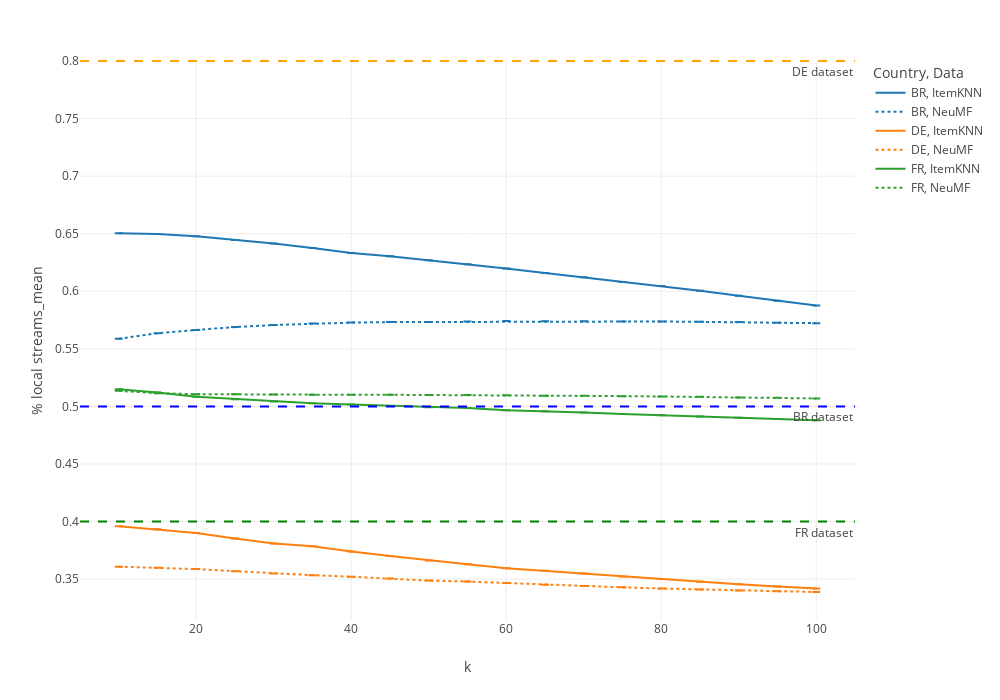

Notebook cell for this chart:
### Code cell
import plotly.express as px

fig = px.line(
    proportion_local,
    color="Country",
    y="% local streams_mean",
    error_y="% local streams_std",
    x="k",
    line_dash="Data",
    template="none",
    height=700,
    width=1000,
)

fig.add_hline(
    y=0.5,
    line_dash="dash",
    line_color="blue",
    annotation_text="BR dataset",
    annotation_position="bottom right",
)
fig.add_hline(
    y=0.8,
    line_dash="dash",
    line_color="orange",
    annotation_text="DE dataset",
    annotation_position="bottom right",
)
fig.add_hline(
    y=0.4,
    line_dash="dash",
    line_color="green",
    annotation_text="FR dataset",
    annotation_position="bottom right",
)

fig.show()

### Figure 1 — Plotly figure (JSON) as saved in the notebook; plotly's stock layout.template omitted (floating-point values rounded to 4 significant figures)
{"data": [{"error_y": {"array": [0, 0, 0, 0, 0, 0, 0, 0, 0, 0, 0, 0, 0, 0, 0, 0, 0, 0, 0]}, "hovertemplate": "Country=BR<br>Data=ItemKNN<br>k=%{x}<br>% local streams_mean=%{y}<extra></extra>", "legendgroup": "BR, ItemKNN", "line": {"color": "#1F77B4", "dash": "solid"}, "marker": {"symbol": "circle"}, "mode": "lines", "name": "BR, ItemKNN", "orientation": "v", "showlegend": true, "type": "scatter", "x": [10, 15, 20, 25, 30, 35, 40, 45, 50, 55, 60, 65, 70, 75, 80, 85, 90, 95, 100], "xaxis": "x", "y": [0.6504, 0.6497, 0.6477, 0.6446, 0.6414, 0.6375, 0.6333, 0.6304, 0.627, 0.6234, 0.6197, 0.6158, 0.6121, 0.6081, 0.6046, 0.6004, 0.5961, 0.5918, 0.5875], "yaxis": "y"}, {"error_y": {"array": [0, 0, 0, 0, 0, 0, 0, 0, 0, 0, 0, 0, 0, 0, 0, 0, 0, 0, 0]}, "hovertemplate": "Country=BR<br>Data=NeuMF<br>k=%{x}<br>% local streams_mean=%{y}<extra></extra>", "legendgroup": "BR, NeuMF", "line": {"color": "#1F77B4", "dash": "dot"}, "marker": {"symbol": "circle"}, "mode": "lines", "name": "BR, NeuMF", "orientation": "v", "showlegend": true, "type": "scatter", "x": [10, 15, 20, 25, 30, 35, 40, 45, 50, 55, 60, 65, 70, 75, 80, 85, 90, 95, 100], "xaxis": "x", "y": [0.5587, 0.5636, 0.5664, 0.569, 0.5707, 0.5719, 0.5728, 0.5732, 0.5733, 0.5737, 0.5741, 0.5739, 0.5739, 0.5738, 0.5737, 0.5734, 0.5732, 0.5727, 0.5723], "yaxis": "y"}, {"error_y": {"array": [0, 0, 0, 0, 0, 0, 0, 0, 0, 0, 0, 0, 0, 0, 0, 0, 0, 0, 0]}, "hovertemplate": "Country=DE<br>Data=ItemKNN<br>k=%{x}<br>% local streams_mean=%{y}<extra></extra>", "legendgroup": "DE, ItemKNN", "line": {"color": "#FF7F0E", "dash": "solid"}, "marker": {"symbol": "circle"}, "mode": "lines", "name": "DE, ItemKNN", "orientation": "v", "showlegend": true, "type": "scatter", "x": [10, 15, 20, 25, 30, 35, 40, 45, 50, 55, 60, 65, 70, 75, 80, 85, 90, 95, 100], "xaxis": "x", "y": [0.396, 0.3933, 0.39, 0.3853, 0.3809, 0.3785, 0.3739, 0.37, 0.3662, 0.3629, 0.3595, 0.3572, 0.3548, 0.3523, 0.3501, 0.3477, 0.3454, 0.3436, 0.3418], "yaxis": "y"}, {"error_y": {"array": [0, 0, 0, 0, 0, 0, 0, 0, 0, 0, 0, 0, 0, 0, 0, 0, 0, 0, 0]}, "hovertemplate": "Country=DE<br>Data=NeuMF<br>k=%{x}<br>% local streams_mean=%{y}<extra></extra>", "legendgroup": "DE, NeuMF", "line": {"color": "#FF7F0E", "dash": "dot"}, "marker": {"symbol": "circle"}, "mode": "lines", "name": "DE, NeuMF", "orientation": "v", "showlegend": true, "type": "scatter", "x": [10, 15, 20, 25, 30, 35, 40, 45, 50, 55, 60, 65, 70, 75, 80, 85, 90, 95, 100], "xaxis": "x", "y": [0.3608, 0.3599, 0.3587, 0.3569, 0.3548, 0.3534, 0.3521, 0.3505, 0.3487, 0.3479, 0.3465, 0.3451, 0.344, 0.3428, 0.3418, 0.341, 0.3402, 0.3395, 0.3388], "yaxis": "y"}, {"error_y": {"array": [0, 0, 0, 0, 0, 0, 0, 0, 0, 0, 0, 0, 0, 0, 0, 0, 0, 0, 0]}, "hovertemplate": "Country=FR<br>Data=ItemKNN<br>k=%{x}<br>% local streams_mean=%{y}<extra></extra>", "legendgroup": "FR, ItemKNN", "line": {"color": "#2CA02C", "dash": "solid"}, "marker": {"symbol": "circle"}, "mode": "lines", "name": "FR, ItemKNN", "orientation": "v", "showlegend": true, "type": "scatter", "x": [10, 15, 20, 25, 30, 35, 40, 45, 50, 55, 60, 65, 70, 75, 80, 85, 90, 95, 100], "xaxis": "x", "y": [0.5148, 0.5121, 0.5084, 0.5063, 0.5042, 0.5027, 0.5016, 0.5004, 0.4992, 0.4986, 0.4967, 0.4959, 0.4947, 0.4935, 0.4924, 0.4913, 0.4902, 0.4891, 0.488], "yaxis": "y"}, {"error_y": {"array": [0, 0, 0, 0, 0, 0, 0, 0, 0, 0, 0, 0, 0, 0, 0, 0, 0, 0, 0]}, "hovertemplate": "Country=FR<br>Data=NeuMF<br>k=%{x}<br>% local streams_mean=%{y}<extra></extra>", "legendgroup": "FR, NeuMF", "line": {"color": "#2CA02C", "dash": "dot"}, "marker": {"symbol": "circle"}, "mode": "lines", "name": "FR, NeuMF", "orientation": "v", "showlegend": true, "type": "scatter", "x": [10, 15, 20, 25, 30, 35, 40, 45, 50, 55, 60, 65, 70, 75, 80, 85, 90, 95, 100], "xaxis": "x", "y": [0.5135, 0.5115, 0.5106, 0.5106, 0.5103, 0.5102, 0.5101, 0.5101, 0.51, 0.51, 0.5098, 0.5093, 0.5092, 0.5089, 0.5086, 0.5083, 0.5077, 0.5075, 0.5069], "yaxis": "y"}], "layout": {"annotations": [{"showarrow": false, "text": "BR dataset", "x": 1, "xanchor": "right", "xref": "x domain", "y": 0.5, "yanchor": "top", "yref": "y"}, {"showarrow": false, "text": "DE dataset", "x": 1, "xanchor": "right", "xref": "x domain", "y": 0.8, "yanchor": "top", "yref": "y"}, {"showarrow": false, "text": "FR dataset", "x": 1, "xanchor": "right", "xref": "x domain", "y": 0.4, "yanchor": "top", "yref": "y"}], "height": 700, "legend": {"title": {"text": "Country, Data"}, "tracegroupgap": 0}, "margin": {"t": 60}, "shapes": [{"line": {"color": "blue", "dash": "dash"}, "type": "line", "x0": 0, "x1": 1, "xref": "x domain", "y0": 0.5, "y1": 0.5, "yref": "y"}, {"line": {"color": "orange", "dash": "dash"}, "type": "line", "x0": 0, "x1": 1, "xref": "x domain", "y0": 0.8, "y1": 0.8, "yref": "y"}, {"line": {"color": "green", "dash": "dash"}, "type": "line", "x0": 0, "x1": 1, "xref": "x domain", "y0": 0.4, "y1": 0.4, "yref": "y"}], "width": 1000, "xaxis": {"anchor": "y", "domain": [0, 1], "title": {"text": "k"}}, "yaxis": {"anchor": "x", "domain": [0, 1], "title": {"text": "% local streams_mean"}}}}
